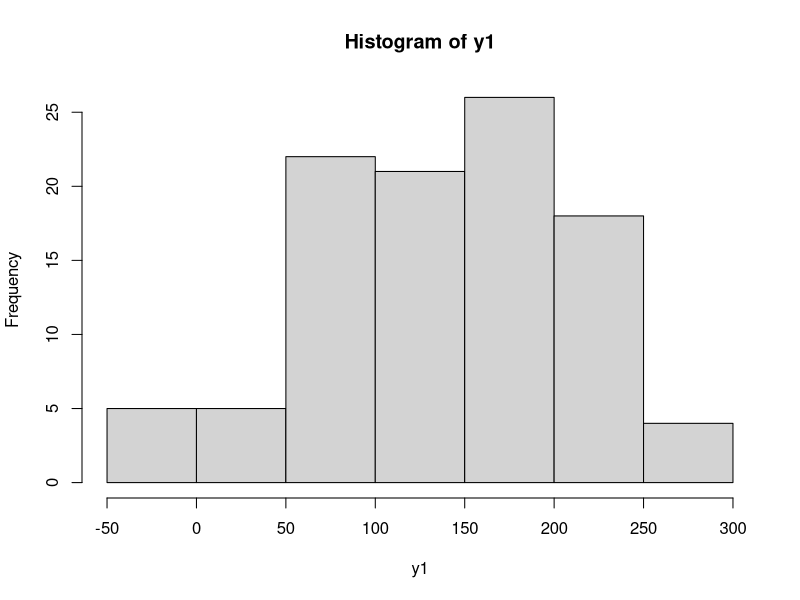
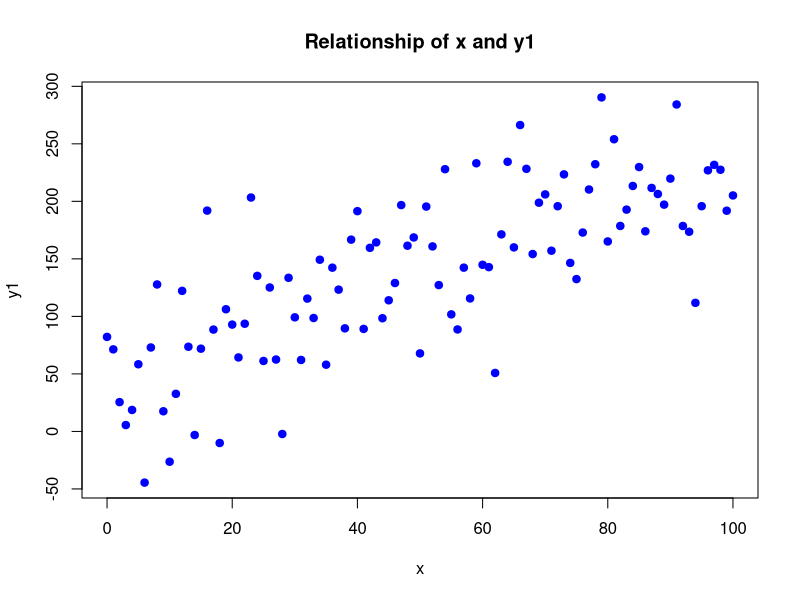

The R source for these figures, in order: (Note: this script raises an error after producing the figures.)
getwd()


## Exercise 1 - Random mass of data

# Creating the data mass (although random, y has
# a relation with the data of x)
x <- seq(0, 100)
x

y <- 2 * x + 35
y

# Generating a normal distribution
y1 <- y + rnorm(101, 0, 50)
y1

hist(y1)

# I - Create a plot of the relationship of x and y1
plot(x, y1, pch = 19, col = "blue", xlab = "x", ylab = "y1", main = "Relationship of x and y1")

# II - Create a regression model for the two variables x and y1
model <- lm(y1 ~ x)
model

summary(modelo)

# III - Capture the coefficients
a <- model$coefficients[1]
a

b <- model$coefficients[2]
b

# Regression Formula
y2 <- a + b*x

# IV - View the regression line
lines(x, y2, col = "red", lwd = 2)

# Simulating other possible regression lines
y3 <- (y2[51]-50*(b-1))+(b-1)*x
y4 <- (y2[51]-50*(b+1))+(b+1)*x
y5 <- (y2[51]-50*(b+2))+(b+2)*x
lines(x,y3,lty=3)
lines(x,y4,lty=3)
lines(x,y5,lty=3)


## Exercise 2 - Research on age and reaction time

# Creating the data
Age <- c(9,13,14,21,15,18,20,8,14,23,16,21,10,12,20,
           9,13,5,15,21)

Time <- c(17.87,13.75,12.72,6.98,11.01,10.48,10.19,19.11,
           12.72,0.45,10.67,1.59,14.91,14.14,9.40,16.23,
           12.74,20.64,12.34,6.44)

# I - Create a ScatterPlot
plot(Age, Time, pch = 19, col = "blue", xlab = "Age", ylab = "Time", main = "Scatter Plot - Age vs. Time" )

# II - Create a regression model
model <- lm(Time ~ Age)
model

summary(model)

# III - Calculate the regression line
a <- model$coefficients[1]
a

b <- model$coefficients[2]
b

y2 <- 25.8134 - 0.9491 * Age
y2

# IV - Create the line graph
lines(Age, y2, col = "red", lwd = 2)

## Exercise 3 - Relationship between height and weight

# Creating the data
heights = c(176, 154, 138, 196, 132, 176, 181, 169, 150, 175)
weights = c(82, 49, 53, 112, 47, 69, 77, 71, 62, 78)

plot(heights, weights, pch = 16, cex = 1.3, col = "blue", 
     main = "Height x Weight", 
     ylab = "Body Weight (kg)", 
     xlab = "Height (cm)")

# I - Create a regression model
model <- lm(weights ~ heights)

# Viewing the model
model

summary(model)

# II - Generate the regression line
a <- model$coefficients[1]
a

b <- model$coefficients[2]
b

y2 <- a + b*heights
y2

# other way
# abline(a, b)

lines(heights, y2, col = "red", lwd = 2)

# Make weight predictions based on the new height list
heights2 = data.frame(c(179, 152, 134, 197, 131, 178, 185, 162, 155, 172))

weight_predictions <- predict(model, newdata = heights2)
weight_predictions

# Plot
plot(heights, weights, pch = 16, cex = 1.3, col = "blue", 
     main = "Height x Weight", 
     ylab = "Body Weight (kg)", 
     xlab = "Height (cm)")

# Building the regression line
abline(lm(weights ~ heights)) 

# Getting the size of one of the data samples
num <- length(heights)
num

# Generating a graph with residual values
for (k in 1: num)  
  lines(c(heights[k], heights[k]), 
        c(weights[k], weights[k]))

# Generating graphics with the distribution of residuals
par(mfrow = c(2,2))
plot(modelo)

